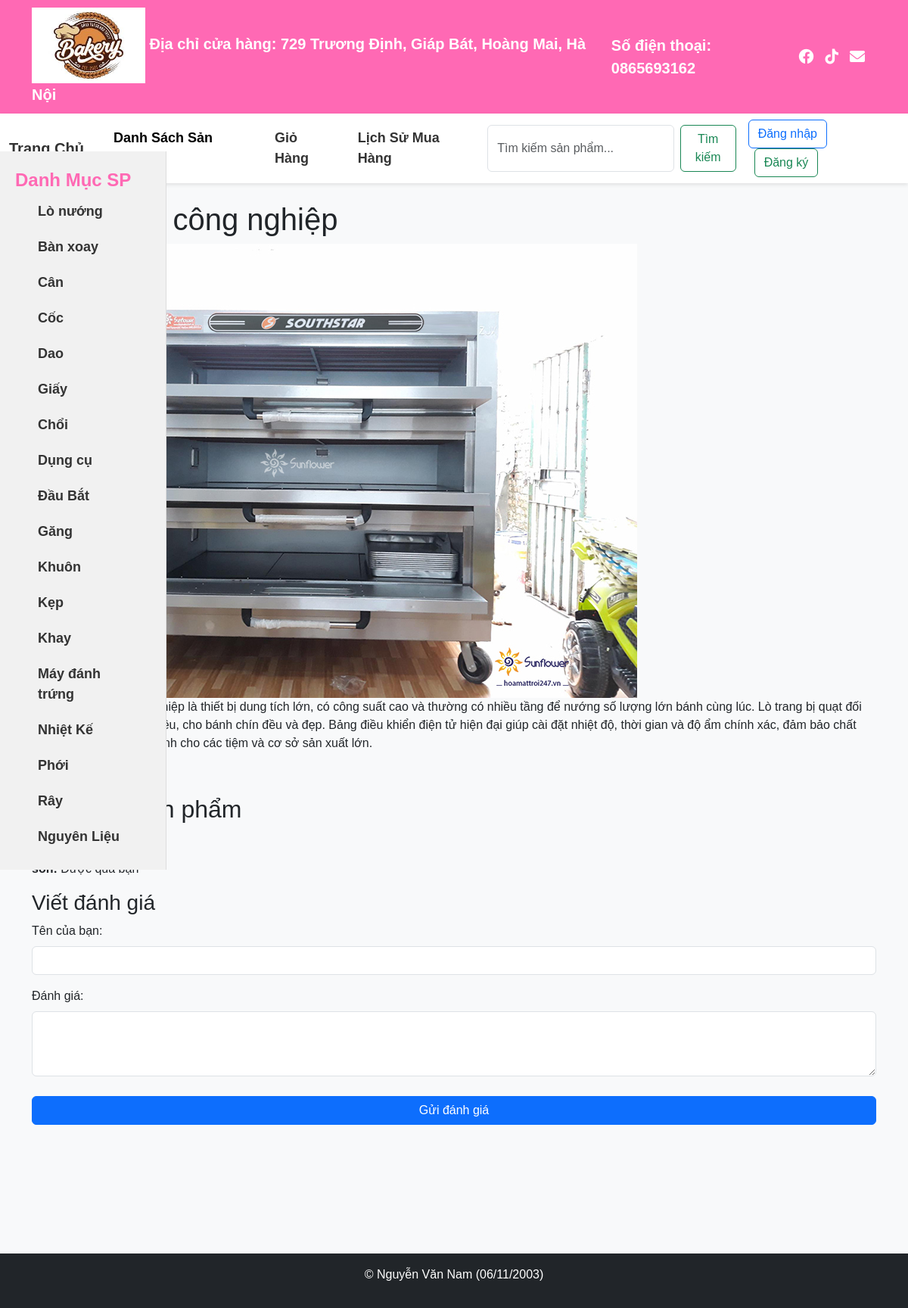
Page /baitaplon/product_detail.php?id=2 on the committed database.
### tables this page shows
CREATE TABLE `products` (
  `id` int(11) NOT NULL,
  `name` varchar(255) NOT NULL,
  `description` text NOT NULL,
  `price` decimal(10,2) NOT NULL,
  `image` varchar(255) DEFAULT NULL,
  `created_at` timestamp NOT NULL DEFAULT current_timestamp(),
  `category` varchar(50) DEFAULT NULL
);

### baitaplon/product_detail.php (the view, shortened to what this page needs)
<?php
include 'db_connect.php';
$sql_categories = "SELECT DISTINCT category FROM products";
$categories = $conn->query($sql_categories);
$product_id = intval($_GET['id']);
$sql = "SELECT * FROM products WHERE id = ?";
$stmt = $conn->prepare($sql);
$stmt->bind_param("i", $product_id);
$stmt->execute();
$product = $stmt->get_result()->fetch_assoc();
$sql_reviews = "SELECT * FROM reviews WHERE product_id = ?";
$stmt_reviews = $conn->prepare($sql_reviews);
$stmt_reviews->bind_param("i", $product_id);
$stmt_reviews->execute();
$reviews = $stmt_reviews->get_result();
?>
<!DOCTYPE html>
<html lang="en">
<head>
    <link href="https://cdn.jsdelivr.net/npm/bootstrap@5.3.0/dist/css/bootstrap.min.css" rel="stylesheet">
    <link rel="stylesheet" href="https://cdnjs.cloudflare.com/ajax/libs/font-awesome/6.0.0-beta3/css/all.min.css">
</head>
<body>
    <div class="top-bar">
        <div class="container">
            <div class="logo-container">
                <img src="uploads/nam.jpg" alt="Logo cửa hàng">
                <span>Địa chỉ cửa hàng: 729 Trương Định, Giáp Bát, Hoàng Mai, Hà Nội</span>
            </div>
            <div class="phone-number">
                <span>Số điện thoại: <strong>0865693162</strong></span>
            </div>
            <div class="social-icons">
                <a href="https://www.facebook.com/nguyen.nam" target="_blank" title="Facebook">
                    <i class="fab fa-facebook"></i>
                </a>
                <a href="https://www.tiktok.com/@namthaan.0611" target="_blank" title="TikTok">
                    <i class="fab fa-tiktok"></i>
                </a>
                <a href="mailto:your.email@example.com" title="Email">
                    <i class="fas fa-envelope"></i>
                </a>
            </div>
        </div>
    </div>
    <nav class="navbar navbar-expand-lg navbar-light">
        <div class="container-fluid">
            <a class="navbar-brand" href="index.php">Trang Chủ</a>
            <div class="collapse navbar-collapse" id="navbarNav">
                <ul class="navbar-nav me-auto mb-2 mb-lg-0">
                    <li class="nav-item">
                        <a class="nav-link active" href="index.php">Danh Sách Sản Phẩm</a>
                    </li>
                    <li class="nav-item">
                        <a class="nav-link" href="cart.php">Giỏ Hàng</a>
                    </li>
                    <li class="nav-item">
                        <a class="nav-link" href="order_historys.php">Lịch Sử Mua Hàng</a>
                    </li>
                </ul>
                 <form action="search.php" method="GET" class="d-flex ms-2">
                    <input type="text" name="keyword" class="form-control" placeholder="Tìm kiếm sản phẩm..." required>
                    <button type="submit" class="btn btn-outline-success ms-2">Tìm kiếm</button>
                </form>
                <div class="ms-3">
                    <?php if (isset($_SESSION['username'])): ?>
                        <span class="navbar-text">Xin chào, <?php echo htmlspecialchars($_SESSION['username']); ?>!</span>
                        <a href="logout.php" class="btn btn-outline-danger ms-2">Đăng xuất</a>
                    <?php else: ?>
                        <a href="login.php" class="btn btn-outline-primary">Đăng nhập</a>
                        <a href="register.php" class="btn btn-outline-success ms-2">Đăng ký</a>
                    <?php endif; ?>
                </div>
            </div>
        </div>
    </nav>
 <div class="category-sidebar">
        <span class="category-title">Danh Mục SP</span>
        <ul class="navbar-nav">
            <?php if ($categories->num_rows > 0): ?>
                <?php while ($category = $categories->fetch_assoc()): ?>
                    <li class="nav-item">
                        <a class="nav-link" href="search.php?keyword=<?php echo urlencode($category['category']); ?>">
                            <?php echo htmlspecialchars($category['category']); ?>
                        </a>
                    </li>
                <?php endwhile; ?>
            <?php else: ?>
                <li class="nav-item">
                    <span class="nav-link">Chưa có danh mục nào.</span>
                </li>
            <?php endif; ?>
        </ul>
    </div>
   <div class="container mt-4">
        <h1><?php echo htmlspecialchars($product['name']); ?></h1>
        <img src="<?php echo htmlspecialchars($product['image']); ?>" class="img-fluid" alt="<?php echo htmlspecialchars($product['name']); ?>">
        <p><?php echo htmlspecialchars($product['description']); ?></p>
        <p><strong>Giá: <?php echo number_format($product['price'], 2, ',', '.'); ?> VND</strong></p>
        <h2>Đánh giá sản phẩm</h2>
        <?php if ($reviews->num_rows > 0): ?>
            <?php while ($review = $reviews->fetch_assoc()): ?>
                <div class="review">
                    <p><strong><?php echo htmlspecialchars($review['user_name']); ?>:</strong> <?php echo htmlspecialchars($review['content']); ?></p>
                </div>
            <?php endwhile; ?>
        <?php else: ?>
            <p>Chưa có đánh giá nào.</p>
        <?php endif; ?>
        <h3>Viết đánh giá</h3>
        <form action="add_review.php" method="POST">
            <?php if (isset($_SESSION['username'])): ?>
                <p>Tên người dùng: <strong><?php echo htmlspecialchars($_SESSION['username']); ?></strong></p>
                <input type="hidden" name="user_name" value="<?php echo htmlspecialchars($_SESSION['username']); ?>">
            <?php else: ?>
                <div class="mb-3">
                    <label for="user_name" class="form-label">Tên của bạn:</label>
                    <input type="text" class="form-control" id="user_name" name="user_name" required>
                </div>
            <?php endif; ?>
            <div class="mb-3">
                <label for="content" class="form-label">Đánh giá:</label>
                <textarea class="form-control" id="content" name="content" rows="3" required></textarea>
            </div>
            <button type="submit" class="btn btn-primary">Gửi đánh giá</button>
        </form>
    </div>
<footer class="bg-dark text-white text-center py-3">
        <p>&copy;  Nguyễn Văn Nam (06/11/2003)</p>
    </footer>
</body>
</html>

### baitaplon/product_detail.php (style rules this page uses)
body { background-color: #f8f9fa; font-family: Arial, sans-serif; }
.top-bar { background-color: #ff69b4; color: white; padding: 10px 0; font-size: 20px; font-weight: bold; }
.top-bar .container { display: flex; justify-content: space-between; align-items: center; }
.logo-container img { width: 150px; height: auto; }
.navbar { background-color: #ffffff; box-shadow: 0 2px 5px rgba(0, 0, 0, 0.1); font-size: 18px; }
.navbar-brand, .nav-link { font-weight: bold; color: #333333; }
.navbar-nav .nav-link { margin-left: 15px; }
.social-icons i { font-size: 20px; color: white; margin-right: 15px; }
.phone-number, .social-icons { display: flex; align-items: center; }
.btn-primary, .btn-success { width: 100%; margin-top: 10px; font-size: 16px; }
.category-sidebar { width: 220px; position: absolute; top:200px; left: 0; background-color: #f1f1f1; border-right: 1px solid #ddd; padding: 20px; font-size: 18px; }
.category-sidebar .category-title { font-size: 24px; font-weight: bold; color: #ff69b4; margin-bottom: 20px; }
.category-sidebar .nav-link { display: block; padding: 10px 15px; color: #333; text-decoration: none; font-size: 18px; }
footer { background-color: #333; color: #fff; text-align: center; padding: 10px 0; position: relative; z-index: 10; width: 100%; margin-top: 170px; }

### rows in the picture
products: name "Lò nướng công nghiệp", image (picture), description "Lò nướng bánh công nghiệp là thiết bị dung tích lớn, có công suất cao và thường có nhiều tầng để nướng số lượng lớn bánh cùng lúc. Lò trang bị quạt đối lưu giúp nhiệt phân bố đều, cho bánh chín đều và đẹp. Bảng điều khiển điện tử hiện đại giúp cài đặt nhiệt độ, thời gian và độ ẩm chính xác, đảm bảo chất lượng bánh nướng ổn định cho các tiệm và cơ sở sản xuất lớn."

### other values in the picture
$category['category'] "Lò nướng"
$category['category'] "Bàn xoay"
$category['category'] "Cân"
$category['category'] "Cốc"
$category['category'] "Dao"
$category['category'] "Giấy"
$category['category'] "Chổi"
$category['category'] "Dụng cụ"
$category['category'] "Đầu Bắt"
$category['category'] "Găng"
$category['category'] "Khuôn"
$category['category'] "Kẹp"
$category['category'] "Khay"
$category['category'] "Máy đánh trứng"
$category['category'] "Nhiệt Kế"
